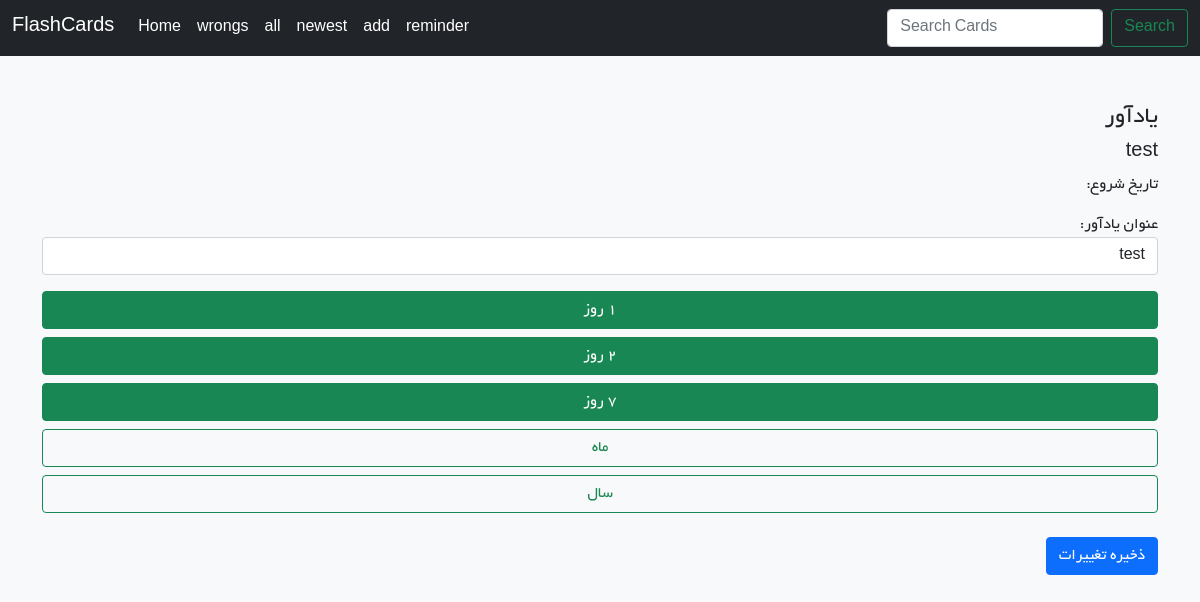
Page /reminder/1/ on the earlier database version.
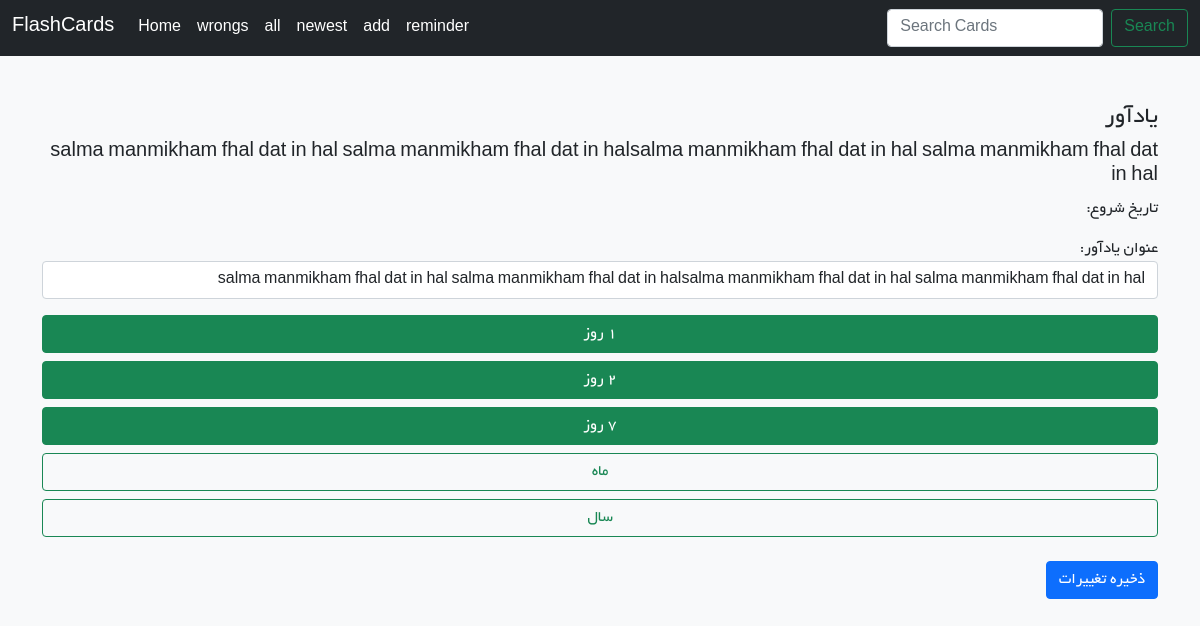
Same page on the later database version.
### reminder_date/models.py (models this page shows, shortened)
class Reminder(models.Model):
    title = models.CharField(max_length=512)
    start_day = models.DateField(auto_now_add=True)
    one = models.BooleanField(default=False)
    two = models.BooleanField(default=False)
    seven = models.BooleanField(default=False)
    month = models.BooleanField(default=False)
    year = models.BooleanField(default=False)

### reminder_date/views.py (the view)
# urls.py: path('<int:pk>/', ReminderDetailsView.as_view(), name='home'),
class ReminderDetailsView(View):
    form_class = ReminderForm
    def get(self, request, pk):
        reminder = get_object_or_404(Reminder, pk=pk)
        form = self.form_class(instance=reminder)
        return render(
            request,
            "reminder_date/reminderdetails.html",
            {"reminder": reminder, "form": form},
        )

### reminder_date/froms.py
class ReminderForm(forms.ModelForm):
    class Meta:
        model = Reminder
        fields = ["title", "one", "two", "seven", "month", "year"]
        widgets = {
            "title": forms.TextInput(
                attrs={
                    "class": "form-control",
                    "placeholder": "عنوان یادآور را وارد کنید",
                }
            ),
            "one": forms.CheckboxInput(attrs={"class": "form-check-input"}),
            "two": forms.CheckboxInput(attrs={"class": "form-check-input"}),
            "seven": forms.CheckboxInput(attrs={"class": "form-check-input"}),
            "month": forms.CheckboxInput(attrs={"class": "form-check-input"}),
            "year": forms.CheckboxInput(attrs={"class": "form-check-input"}),
        }
        labels = {
            "title": "عنوان یادآور",
            "one": " روزاول",
            "two": "روز دوم",
            "seven": "روز هفتم",
            "month": "ماه",
            "year": "سال",
        }

### reminder_date/templatetags/jalali_filters.py (called while the page is built)
@register.filter
def to_jalali(value):
    if not value:
        return ""
    try:
        jalali_date = JalaliDate(value).strftime("%Y -%m -%d")
        return jalali_date.translate(EN_TO_FA_DIGITS)
    except Exception:
        return value

### reminder_date/templates/reminder_date/reminderdetails.html (shortened to what this page needs)
{% extends 'base.html' %}
{% load jalali_filters %}
{% block content %}
  <div dir="rtl">
    <p dir="rtl" class="h4">یادآور</p>
    <p class="h5">{{ reminder.title }}</p>
    <p>تاریخ شروع: </p>
    <form method="post">
        <div class="mb-3">
            {{ form.title.label_tag }}
            {{ form.title }}
        </div>
        <div class="d-grid gap-2 ">
            <button type="button" class="btn {% if reminder.one %}btn-success{% else %}btn-outline-success{% endif %}"
                    onclick="toggleCheckbox('id_one', this)">۱ روز</button>
            <button type="button" class="btn {% if reminder.two %}btn-success{% else %}btn-outline-success{% endif %}"
                    onclick="toggleCheckbox('id_two', this)">۲ روز</button>
            <button type="button" class="btn {% if reminder.seven %}btn-success{% else %}btn-outline-success{% endif %}"
                    onclick="toggleCheckbox('id_seven', this)">۷ روز</button>
            <button type="button" class="btn {% if reminder.month %}btn-success{% else %}btn-outline-success{% endif %}"
                    onclick="toggleCheckbox('id_month', this)">ماه</button>
            <button type="button" class="btn {% if reminder.year %}btn-success{% else %}btn-outline-success{% endif %}"
                    onclick="toggleCheckbox('id_year', this)">سال</button>
        </div>
        <br>
        <button type="submit" class="btn btn-primary">ذخیره تغییرات</button>
    </form>
{% endblock %}

### templates/base.html (shortened to what this page needs)
{% load static %}
<!DOCTYPE html>
<html lang="fa">
<head>
  <link href="https://cdn.jsdelivr.net/npm/bootstrap@5.0.2/dist/css/bootstrap.min.css" rel="stylesheet"
 />
</head>
<body class="bg-light byekan2">
  {% include 'navbar.html' %}
  <div class="container mt-5">
    {% block content %}
    {% endblock %}
  </div>
</body>
</html>

### templates/navbar.html (shortened to what this page needs)
<nav class="navbar navbar-expand-lg navbar-dark bg-dark">
  <div class="container-fluid">
    <a class="navbar-brand" href="{% url 'home:home' %}">FlashCards</a>
    <div class="collapse navbar-collapse" id="navbarNavDropdown">
      <ul class="navbar-nav">
        <li class="nav-item">
          <a class="nav-link active" aria-current="page" href="{% url 'home:home' %}">Home</a>
        </li>
        <li class="nav-item">
          <a class="nav-link active" aria-current="page" href="{% url 'home:cardswrong' %}">wrongs</a>
        </li>
        <li class="nav-item">
          <a class="nav-link active" aria-current="page" href="{% url 'home:cards' %}">all</a>
        </li>
        <li class="nav-item">
          <a class="nav-link active" aria-current="page" href="{% url 'home:cardnewest' %}">newest</a>
        </li>
        <li class="nav-item">
          <a class="nav-link active" aria-current="page" href="{% url 'home:cardcreate' %}">add</a>
        </li>
        <li class="nav-item">
          <a class="nav-link active" aria-current="page" href="{% url 'reminder:home' %}">reminder</a>
        </li>
      </ul>
      <form class="d-flex ms-auto" action="{% url 'home:cardsearch' %}" method="get">
        <input class="form-control me-2" type="search" placeholder="Search Cards" aria-label="Search" name="query" value="{{ request.GET.query }}">
        <button class="btn btn-outline-success" type="submit">Search</button>
      </form>
    </div>
  </div>
</nav>

Differences in the rows shown:
changed Reminder: title "test" → "salma manmikham fhal dat in hal salma manmikham fhal dat in halsalma manmikham fhal dat in hal salma manmikham fhal dat in hal"
